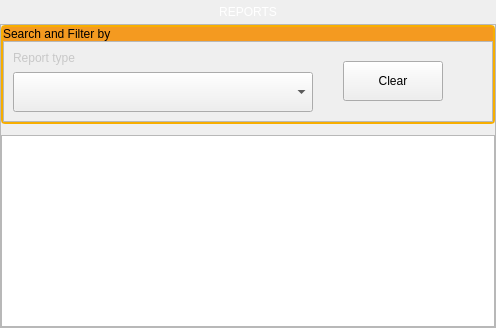
            <widget class="QWidget" name="reports_tab">
             <attribute name="title">
              <string>Reports</string>
             </attribute>
             <layout class="QGridLayout" name="gridLayout_11">
              <property name="leftMargin">
               <number>0</number>
              </property>
              <property name="topMargin">
               <number>0</number>
              </property>
              <property name="rightMargin">
               <number>0</number>
              </property>
              <property name="bottomMargin">
               <number>0</number>
              </property>
              <property name="verticalSpacing">
               <number>0</number>
              </property>
              <item row="0" column="0">
               <widget class="QLabel" name="label_8">
                <property name="styleSheet">
                 <string notr="true">QLabel{
	font: 75 22pt &quot;Times New Roman&quot;;
	color: rgb(255, 255, 255);

	padding: 5px;
	

}</string>
                </property>
                <property name="text">
                 <string>REPORTS</string>
                </property>
                <property name="alignment">
                 <set>Qt::AlignCenter</set>
                </property>
               </widget>
              </item>
              <item row="1" column="0">
               <widget class="QFrame" name="frame_13">
                <property name="frameShape">
                 <enum>QFrame::StyledPanel</enum>
                </property>
                <property name="frameShadow">
                 <enum>QFrame::Raised</enum>
                </property>
                <layout class="QVBoxLayout" name="verticalLayout_42">
                 <property name="spacing">
                  <number>11</number>
                 </property>
                 <property name="leftMargin">
                  <number>0</number>
                 </property>
                 <property name="topMargin">
                  <number>0</number>
                 </property>
                 <property name="rightMargin">
                  <number>0</number>
                 </property>
                 <property name="bottomMargin">
                  <number>0</number>
                 </property>
                 <item>
                  <widget class="QFrame" name="frame_34">
                   <property name="layoutDirection">
                    <enum>Qt::LeftToRight</enum>
                   </property>
                   <property name="styleSheet">
                    <string notr="true">#frame_34{
	border-style: solid;
	border-width: 2px;
	border-color: rgb(247,174,0);
	border-radius:4px;
	
}</string>
                   </property>
                   <property name="frameShape">
                    <enum>QFrame::StyledPanel</enum>
                   </property>
                   <property name="frameShadow">
                    <enum>QFrame::Raised</enum>
                   </property>
                   <layout class="QVBoxLayout" name="verticalLayout_40">
                    <property name="spacing">
                     <number>0</number>
                    </property>
                    <property name="leftMargin">
                     <number>0</number>
                    </property>
                    <property name="topMargin">
                     <number>0</number>
                    </property>
                    <property name="rightMargin">
                     <number>0</number>
                    </property>
                    <property name="bottomMargin">
                     <number>0</number>
                    </property>
                    <item>
                     <widget class="QLabel" name="label_31">
                      <property name="styleSheet">
                       <string notr="true">QLabel{
background-color: rgb(244, 154, 32);
	
	font: 100 20pt &quot;Times New Roman&quot;;
	
 
}</string>
                      </property>
                      <property name="text">
                       <string>Search and Filter by</string>
                      </property>
                     </widget>
                    </item>
                    <item>
                     <widget class="QFrame" name="frame_37">
                      <property name="styleSheet">
                       <string notr="true"/>
                      </property>
                      <property name="frameShape">
                       <enum>QFrame::StyledPanel</enum>
                      </property>
                      <property name="frameShadow">
                       <enum>QFrame::Raised</enum>
                      </property>
                      <layout class="QHBoxLayout" name="horizontalLayout_31">
                       <property name="spacing">
                        <number>30</number>
                       </property>
                       <item>
                        <layout class="QVBoxLayout" name="verticalLayout_48">
                         <property name="spacing">
                          <number>7</number>
                         </property>
                         <item>
                          <widget class="QLabel" name="label_40">
                           <property name="styleSheet">
                            <string notr="true">QLabel{
	color: rgb(200, 200, 200);
}</string>
                           </property>
                           <property name="text">
                            <string>Report type</string>
                           </property>
                          </widget>
                         </item>
                         <item>
                          <layout class="QHBoxLayout" name="horizontalLayout_32">
                           <property name="spacing">
                            <number>4</number>
                           </property>
                           <item>
                            <widget class="QComboBox" name="reports_search_type_comboBox">
                             <property name="minimumSize">
                              <size>
                               <width>300</width>
                               <height>40</height>
                              </size>
                             </property>
                             <item>
                              <property name="text">
                               <string/>
                              </property>
                             </item>
                             <item>
                              <property name="text">
                               <string>يومي</string>
                              </property>
                             </item>
                             <item>
                              <property name="text">
                               <string>شهري</string>
                              </property>
                             </item>
                             <item>
                              <property name="text">
                               <string>سنوي</string>
                              </property>
                             </item>
                             <item>
                              <property name="text">
                               <string>معدل الزبائن</string>
                              </property>
                             </item>
                            </widget>
                           </item>
                          </layout>
                         </item>
                        </layout>
                       </item>
                       <item>
                        <widget class="QPushButton" name="report_clear_btn">
                         <property name="minimumSize">
                          <size>
                           <width>100</width>
                           <height>40</height>
                          </size>
                         </property>
                         <property name="text">
                          <string>Clear</string>
                         </property>
                        </widget>
                       </item>
                       <item>
                        <spacer name="horizontalSpacer_23">
                         <property name="orientation">
                          <enum>Qt::Horizontal</enum>
                         </property>
                         <property name="sizeHint" stdset="0">
                          <size>
                           <width>40</width>
                           <height>20</height>
                          </size>
                         </property>
                        </spacer>
                       </item>
                      </layout>
                     </widget>
                    </item>
                   </layout>
                  </widget>
                 </item>
                 <item>
                  <widget class="QTableView" name="reports_tableView">
                   <property name="minimumSize">
                    <size>
                     <width>0</width>
                     <height>0</height>
                    </size>
                   </property>
                   <property name="locale">
                    <locale language="English" country="UnitedStates"/>
                   </property>
                   <property name="alternatingRowColors">
                    <bool>true</bool>
                   </property>
                   <property name="selectionBehavior">
                    <enum>QAbstractItemView::SelectRows</enum>
                   </property>
                   <property name="cornerButtonEnabled">
                    <bool>false</bool>
                   </property>
                  </widget>
                 </item>
                </layout>
               </widget>
              </item>
             </layout>
            </widget>
